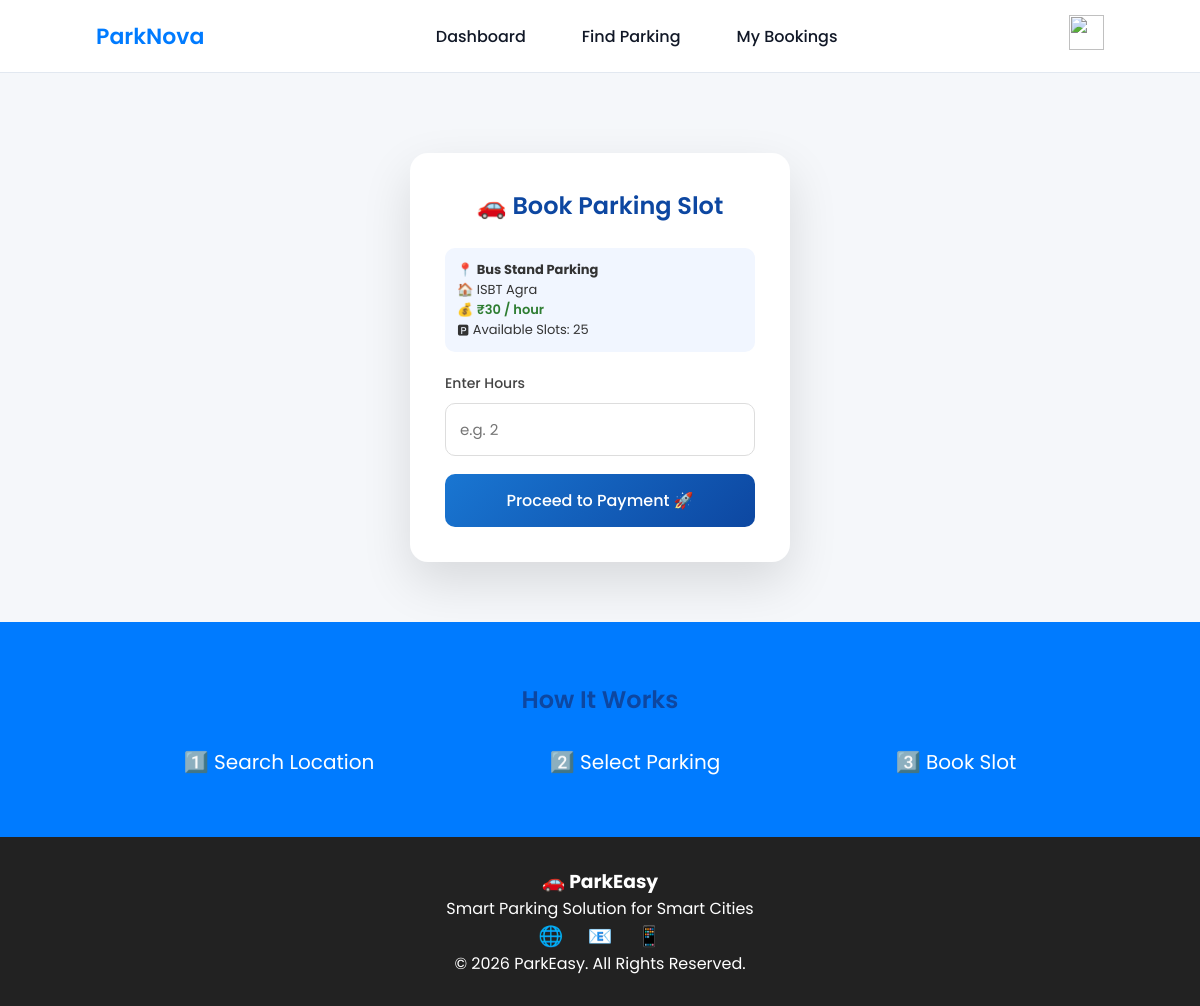
Screenshot of /book-now/6/ (signed in) with the database file from the repository.
### myapp/models.py (models this page shows, shortened)
class Parking(models.Model):
    name = models.CharField(max_length=100)
    address = models.CharField(max_length=200)
    price = models.IntegerField()
    available_slots = models.IntegerField(default=0)
    latitude = models.FloatField()
    longitude = models.FloatField()

### myapp/views.py (the view, shortened to what this page needs)
# urls.py: path('book-now/<int:parking_id>/', views.book_now, name='book_now'),
@login_required
def book_now(request, parking_id):
    parking = get_object_or_404(
        Parking,
        id=parking_id
    )
    return render(
        request,
        "book_now.html",
        {
            "parking": parking
        }
    )

### myapp/templates/book_now.html (shortened to what this page needs)
{% load static %}
<!DOCTYPE html>
<html>
<head>
</head>
<body>
{% include 'nav2.html' %}
<div class="page-wrapper">
    <div class="container">
        <div class="card">
            <h2>🚗 Book Parking Slot</h2>
            <div class="info">
                📍 <b>{{ parking.name }}</b><br>
                🏠 {{ parking.address }}<br>
                💰 <span class="price">₹{{ parking.price }} / hour</span><br>
                🅿 Available Slots: {{ parking.available_slots }}
            </div>
            <form method="POST">
                <label>Enter Hours</label>
                <input type="number" name="hours" min="1" placeholder="e.g. 2" required>
                <button type="submit">Proceed to Payment 🚀</button>
            </form>
        </div>
    </div>
</div>
{% include 'footer.html' %}
</body>
</html>

### myapp/static/css/nav2-style.css (style rules this page uses)
* { margin: 0; padding: 0; box-sizing: border-box; font-family: 'Poppins', sans-serif; }

### myapp/static/css/navbar-style.css (style rules this page uses)
:root { --primary: #007bff; --primary-dark: #0056b3; --bg: #f8fafc; --card: #ffffff; --text: #1e293b; --muted: #64748b; --border: #e2e8f0; }
* { margin: 0; padding: 0; box-sizing: border-box; font-family: 'Poppins', sans-serif; }
body { background: #f5f7fa; }

### myapp/templates/book_now.html (style rules this page uses)
body { margin: 0; font-family: 'Poppins', sans-serif; background: linear-gradient(135deg, #e3f2fd, #f5f7fb); }
.page-wrapper { padding-top: 80px; padding-bottom: 60px; }
.container { display: flex; justify-content: center; align-items: center; }
.card { background: white; width: 380px; padding: 35px; border-radius: 18px; box-shadow: 0 20px 50px rgba(0,0,0,0.12); transition: 0.3s ease; animation: fadeIn 0.6s ease; }
h2 { text-align: center; color: #0d47a1; margin-bottom: 25px; font-weight: 600; }
label { font-size: 14px; font-weight: 500; color: #444; }
input[type="number"] { width: 100%; padding: 14px; margin-top: 8px; margin-bottom: 18px; border: 1px solid #ddd; border-radius: 10px; font-size: 15px; transition: 0.3s; outline: none; }
button { width: 100%; padding: 14px; background: linear-gradient(135deg, #1976d2, #0d47a1); border: none; color: white; font-size: 16px; font-weight: 500; border-radius: 10px; cursor: pointer; transition: 0.3s; }
.info { background: #f1f6ff; padding: 12px; border-radius: 10px; margin-bottom: 18px; font-size: 13px; color: #333; }
.price { color: #2e7d32; font-weight: 600; }

### rows the page displays
Parking: name "Bus Stand Parking", address "ISBT Agra", price "30", available_slots "25"
